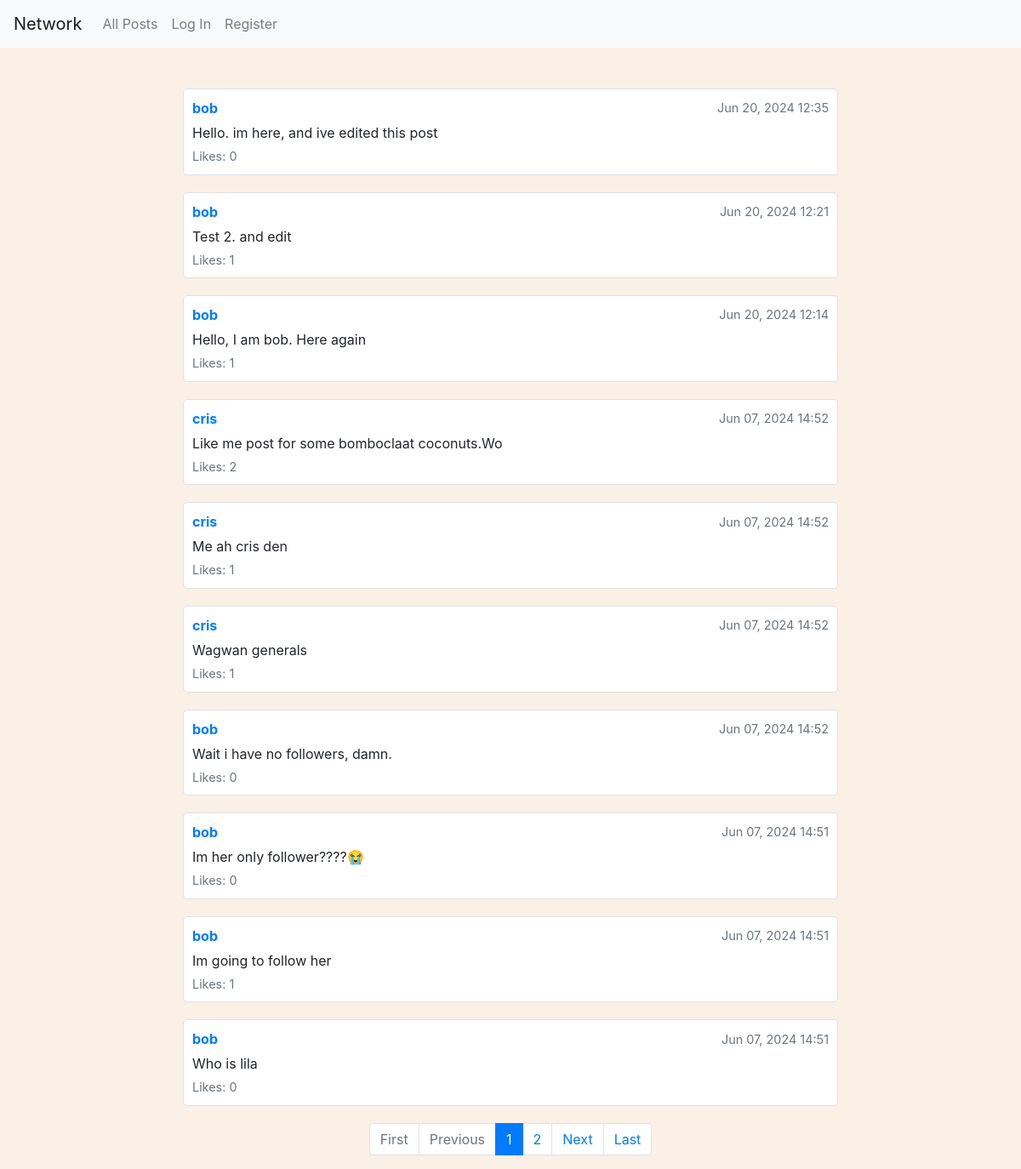
Screenshot of /allP with the database file from the repository.
### network/models.py (models this page shows, shortened)
class Posting(models.Model):
    user = models.ForeignKey(User, on_delete=models.CASCADE)
    content = models.TextField()
    created_at = models.DateTimeField(auto_now_add=True)

class User(AbstractUser):
    pass

### network/views.py (the view)
# urls.py: path("allP", views.allP, name="allP"),
def allP(request):
    posts_list = Posting.objects.all().order_by('-created_at')
    paginator = Paginator(posts_list, 10)
    page_number = request.GET.get('page')
    try:
        posts = paginator.page(page_number)
    except PageNotAnInteger:
        posts = paginator.page(1)
    except EmptyPage:
        posts = paginator.page(paginator.num_pages)
    return render(request, 'network/allP.html', {'posts': posts})

### network/templates/network/allP.html (shortened to what this page needs)
{% extends "network/layout.html" %}
{% load static %}
{% block body %}
<div class="container-fluid mt-5">
    <div class="row justify-content-center">
        <div class="col-12 col-md-10 col-lg-8">
            {% for p in posts %}
            <div class="post-container">
                <div class="post-header">
                    <div class="post-user"><a href="{% url 'profile' p.user.id %}">{{ p.user.username }}</a></div>
                    <div class="post-date-time">{{ p.created_at|date:"M d, Y H:i" }}</div>
                </div>
                <div class="post-content">
                    {{ p.content }}
                </div>
                <div class="post-likes">
                    Likes: <span class="likes-count">{{ p.likes.count }}</span>
                </div>
            </div>
        {% endfor %}
        </div>
    </div>
</div>
<nav aria-label="Page navigation example">
    <ul class="pagination justify-content-center">
        {% if posts.has_previous %}
            <li class="page-item">
                <a class="page-link" href="?page=1">First</a>
            </li>
            <li class="page-item">
                <a class="page-link" href="?page={{ posts.previous_page_number }}">Previous</a>
            </li>
        {% else %}
            <li class="page-item disabled">
                <span class="page-link">First</span>
            </li>
            <li class="page-item disabled">
                <span class="page-link">Previous</span>
            </li>
        {% endif %}
        {% for num in posts.paginator.page_range %}
            {% if posts.number == num %}
                <li class="page-item active" aria-current="page">
                    <span class="page-link">{{ num }}</span>
                </li>
            {% else %}
                <li class="page-item">
                    <a class="page-link" href="?page={{ num }}">{{ num }}</a>
                </li>
            {% endif %}
        {% endfor %}
        {% if posts.has_next %}
            <li class="page-item">
                <a class="page-link" href="?page={{ posts.next_page_number }}">Next</a>
            </li>
            <li class="page-item">
                <a class="page-link" href="?page={{ posts.paginator.num_pages }}">Last</a>
            </li>
        {% endif %}
    </ul>
</nav>
</div>
{% endblock %}

### network/static/network/styles.css (style rules this page uses)
body { background-color: rgb(250,240,230); }
.post-container { border: 1px solid #dee2e6; padding: 10px; margin-bottom: 20px; border-radius: 5px; position: relative; background-color: #fff; }
.post-header { display: flex; justify-content: space-between; align-items: center; margin-bottom: 5px; }
.post-user { font-weight: bold; }
.post-date-time { font-size: 0.9em; color: #6c757d; }
.post-content { margin-bottom: 5px; }
.post-likes { font-size: 0.9em; color: #6c757d; }
.container-fluid { padding: 0 15px; }
.mt-5 { margin-top: 3rem !important; }

### rows the page displays
Posting: user.username "bob", created_at "Jun 20, 2024 12:35", content "Hello. im here, and ive edited this post", likes.count "0"
Posting: user.username "bob", created_at "Jun 20, 2024 12:21", content "Test 2. and edit", likes.count "1"
Posting: user.username "bob", created_at "Jun 20, 2024 12:14", content "Hello, I am bob. Here again", likes.count "1"
Posting: user.username "cris", created_at "Jun 07, 2024 14:52", content "Like me post for some bomboclaat coconuts.Wo", likes.count "2"
Posting: user.username "cris", created_at "Jun 07, 2024 14:52", content "Me ah cris den", likes.count "1"
Posting: user.username "cris", created_at "Jun 07, 2024 14:52", content "Wagwan generals", likes.count "1"
Posting: user.username "bob", created_at "Jun 07, 2024 14:52", content "Wait i have no followers, damn.", likes.count "0"
Posting: user.username "bob", created_at "Jun 07, 2024 14:51", content "Im her only follower????😭", likes.count "0"
Posting: user.username "bob", created_at "Jun 07, 2024 14:51", content "Im going to follow her", likes.count "1"
Posting: user.username "bob", created_at "Jun 07, 2024 14:51", content "Who is lila", likes.count "0"

### other values shown
{{ num }} "1"
{{ num }} "2"
